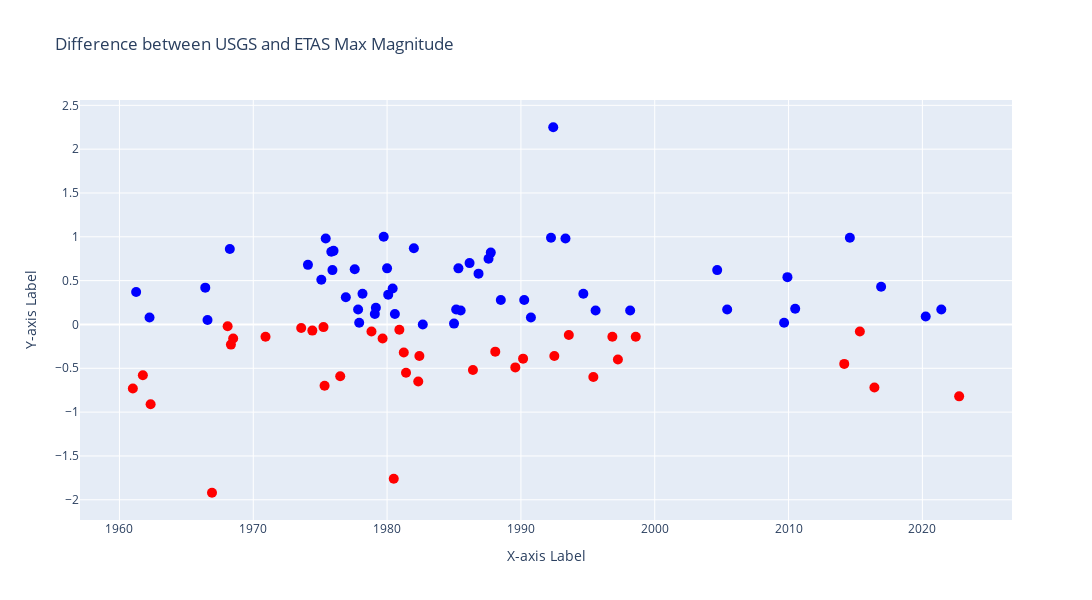

Notebook source saved alongside this figure:
### Markdown cell above
write about this chart

### Code cell
fig = go.Figure()

scatter = go.Scatter(x=x_values, y=y_values, mode='markers', marker=dict(size=10, color=colors, colorscale='viridis'))

fig.add_trace(scatter)
fig.update_traces(line=dict(width=1.0))
fig.update_layout(
    title='Difference between USGS and ETAS Max Magnitude',
    xaxis_title='X-axis Label',
    yaxis_title='Y-axis Label',
    width=1200,
    height=600,
)

fig.show()

### Figure 1 — Plotly figure (JSON) as saved in the notebook; plotly's stock layout.template omitted (floating-point values rounded to 4 significant figures)
{"data": [{"line": {"width": 1}, "marker": {"color": ["red", "blue", "red", "blue", "red", "blue", "blue", "red", "red", "blue", "red", "red", "red", "red", "blue", "red", "blue", "red", "red", "blue", "blue", "blue", "blue", "red", "blue", "blue", "blue", "blue", "blue", "red", "blue", "blue", "red", "blue", "blue", "blue", "blue", "red", "blue", "red", "red", "red", "blue", "red", "red", "blue", "blue", "blue", "blue", "blue", "blue", "red", "blue", "blue", "blue", "red", "blue", "red", "red", "blue", "blue", "blue", "blue", "red", "blue", "red", "blue", "red", "blue", "red", "red", "blue", "red", "blue", "blue", "blue", "blue", "blue", "red", "blue", "red", "red", "blue", "blue", "blue", "red"], "colorscale": [[0, "#440154"], [0.1111, "#482878"], [0.2222, "#3e4989"], [0.3333, "#31688e"], [0.4444, "#26828e"], [0.5556, "#1f9e89"], [0.6667, "#35b779"], [0.7778, "#6ece58"], [0.8889, "#b5de2b"], [1, "#fde725"]], "size": 10}, "mode": "markers", "type": "scatter", "x": ["1961-01", "1961-04", "1961-10", "1962-04", "1962-05", "1966-06", "1966-08", "1966-12", "1968-02", "1968-04", "1968-05", "1968-07", "1970-12", "1973-08", "1974-02", "1974-06", "1975-02", "1975-04", "1975-05", "1975-06", "1975-11", "1975-12", "1976-01", "1976-07", "1976-12", "1977-08", "1977-11", "1977-12", "1978-03", "1978-11", "1979-02", "1979-03", "1979-09", "1979-10", "1980-01", "1980-02", "1980-06", "1980-07", "1980-08", "1980-12", "1981-04", "1981-06", "1982-01", "1982-05", "1982-06", "1982-09", "1985-01", "1985-03", "1985-05", "1985-07", "1986-03", "1986-06", "1986-11", "1987-08", "1987-10", "1988-02", "1988-07", "1989-08", "1990-03", "1990-04", "1990-10", "1992-04", "1992-06", "1992-07", "1993-05", "1993-08", "1994-09", "1995-06", "1995-08", "1996-11", "1997-04", "1998-03", "1998-08", "2004-09", "2005-06", "2009-09", "2009-12", "2010-07", "2014-03", "2014-08", "2015-05", "2016-06", "2016-12", "2020-04", "2021-06", "2022-10"], "y": [-0.73, 0.37, -0.58, 0.08, -0.91, 0.42, 0.05, -1.92, -0.02, 0.86, -0.23, -0.16, -0.14, -0.04, 0.68, -0.07, 0.51, -0.03, -0.7, 0.98, 0.83, 0.62, 0.84, -0.59, 0.31, 0.63, 0.17, 0.02, 0.35, -0.08, 0.12, 0.19, -0.16, 1, 0.64, 0.34, 0.41, -1.76, 0.12, -0.06, -0.32, -0.55, 0.87, -0.65, -0.36, 0, 0.01, 0.17, 0.64, 0.16, 0.7, -0.52, 0.58, 0.75, 0.82, -0.31, 0.28, -0.49, -0.39, 0.28, 0.08, 0.99, 2.25, -0.36, 0.98, -0.12, 0.35, -0.6, 0.16, -0.14, -0.4, 0.16, -0.14, 0.62, 0.17, 0.02, 0.54, 0.18, -0.45, 0.99, -0.08, -0.72, 0.43, 0.09, 0.17, -0.82]}], "layout": {"height": 600, "title": {"text": "Difference between USGS and ETAS Max Magnitude"}, "width": 1200, "xaxis": {"title": {"text": "X-axis Label"}}, "yaxis": {"title": {"text": "Y-axis Label"}}}}
